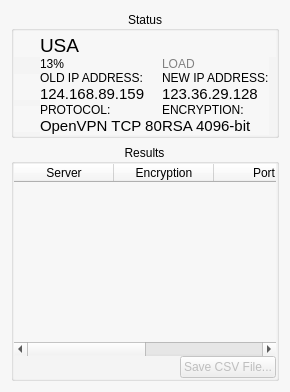
    <widget class="QFrame" name="frameBottom">
     <property name="sizePolicy">
      <sizepolicy hsizetype="Preferred" vsizetype="Preferred">
       <horstretch>0</horstretch>
       <verstretch>1</verstretch>
      </sizepolicy>
     </property>
     <property name="palette">
      <palette>
       <active>
        <colorrole role="WindowText">
         <brush brushstyle="SolidPattern">
          <color alpha="255">
           <red>0</red>
           <green>0</green>
           <blue>0</blue>
          </color>
         </brush>
        </colorrole>
        <colorrole role="Button">
         <brush brushstyle="SolidPattern">
          <color alpha="255">
           <red>247</red>
           <green>247</green>
           <blue>247</blue>
          </color>
         </brush>
        </colorrole>
        <colorrole role="Light">
         <brush brushstyle="SolidPattern">
          <color alpha="255">
           <red>255</red>
           <green>255</green>
           <blue>255</blue>
          </color>
         </brush>
        </colorrole>
        <colorrole role="Midlight">
         <brush brushstyle="SolidPattern">
          <color alpha="255">
           <red>255</red>
           <green>255</green>
           <blue>255</blue>
          </color>
         </brush>
        </colorrole>
        <colorrole role="Dark">
         <brush brushstyle="SolidPattern">
          <color alpha="255">
           <red>127</red>
           <green>127</green>
           <blue>127</blue>
          </color>
         </brush>
        </colorrole>
        <colorrole role="Mid">
         <brush brushstyle="SolidPattern">
          <color alpha="255">
           <red>170</red>
           <green>170</green>
           <blue>170</blue>
          </color>
         </brush>
        </colorrole>
        <colorrole role="Text">
         <brush brushstyle="SolidPattern">
          <color alpha="255">
           <red>0</red>
           <green>0</green>
           <blue>0</blue>
          </color>
         </brush>
        </colorrole>
        <colorrole role="BrightText">
         <brush brushstyle="SolidPattern">
          <color alpha="255">
           <red>255</red>
           <green>255</green>
           <blue>255</blue>
          </color>
         </brush>
        </colorrole>
        <colorrole role="ButtonText">
         <brush brushstyle="SolidPattern">
          <color alpha="255">
           <red>0</red>
           <green>0</green>
           <blue>0</blue>
          </color>
         </brush>
        </colorrole>
        <colorrole role="Base">
         <brush brushstyle="SolidPattern">
          <color alpha="255">
           <red>247</red>
           <green>247</green>
           <blue>247</blue>
          </color>
         </brush>
        </colorrole>
        <colorrole role="Window">
         <brush brushstyle="SolidPattern">
          <color alpha="255">
           <red>247</red>
           <green>247</green>
           <blue>247</blue>
          </color>
         </brush>
        </colorrole>
        <colorrole role="Shadow">
         <brush brushstyle="SolidPattern">
          <color alpha="255">
           <red>0</red>
           <green>0</green>
           <blue>0</blue>
          </color>
         </brush>
        </colorrole>
        <colorrole role="AlternateBase">
         <brush brushstyle="SolidPattern">
          <color alpha="255">
           <red>255</red>
           <green>255</green>
           <blue>255</blue>
          </color>
         </brush>
        </colorrole>
        <colorrole role="ToolTipBase">
         <brush brushstyle="SolidPattern">
          <color alpha="255">
           <red>255</red>
           <green>255</green>
           <blue>220</blue>
          </color>
         </brush>
        </colorrole>
        <colorrole role="ToolTipText">
         <brush brushstyle="SolidPattern">
          <color alpha="255">
           <red>0</red>
           <green>0</green>
           <blue>0</blue>
          </color>
         </brush>
        </colorrole>
       </active>
       <inactive>
        <colorrole role="WindowText">
         <brush brushstyle="SolidPattern">
          <color alpha="255">
           <red>0</red>
           <green>0</green>
           <blue>0</blue>
          </color>
         </brush>
        </colorrole>
        <colorrole role="Button">
         <brush brushstyle="SolidPattern">
          <color alpha="255">
           <red>247</red>
           <green>247</green>
           <blue>247</blue>
          </color>
         </brush>
        </colorrole>
        <colorrole role="Light">
         <brush brushstyle="SolidPattern">
          <color alpha="255">
           <red>255</red>
           <green>255</green>
           <blue>255</blue>
          </color>
         </brush>
        </colorrole>
        <colorrole role="Midlight">
         <brush brushstyle="SolidPattern">
          <color alpha="255">
           <red>255</red>
           <green>255</green>
           <blue>255</blue>
          </color>
         </brush>
        </colorrole>
        <colorrole role="Dark">
         <brush brushstyle="SolidPattern">
          <color alpha="255">
           <red>127</red>
           <green>127</green>
           <blue>127</blue>
          </color>
         </brush>
        </colorrole>
        <colorrole role="Mid">
         <brush brushstyle="SolidPattern">
          <color alpha="255">
           <red>170</red>
           <green>170</green>
           <blue>170</blue>
          </color>
         </brush>
        </colorrole>
        <colorrole role="Text">
         <brush brushstyle="SolidPattern">
          <color alpha="255">
           <red>0</red>
           <green>0</green>
           <blue>0</blue>
          </color>
         </brush>
        </colorrole>
        <colorrole role="BrightText">
         <brush brushstyle="SolidPattern">
          <color alpha="255">
           <red>255</red>
           <green>255</green>
           <blue>255</blue>
          </color>
         </brush>
        </colorrole>
        <colorrole role="ButtonText">
         <brush brushstyle="SolidPattern">
          <color alpha="255">
           <red>0</red>
           <green>0</green>
           <blue>0</blue>
          </color>
         </brush>
        </colorrole>
        <colorrole role="Base">
         <brush brushstyle="SolidPattern">
          <color alpha="255">
           <red>247</red>
           <green>247</green>
           <blue>247</blue>
          </color>
         </brush>
        </colorrole>
        <colorrole role="Window">
         <brush brushstyle="SolidPattern">
          <color alpha="255">
           <red>247</red>
           <green>247</green>
           <blue>247</blue>
          </color>
         </brush>
        </colorrole>
        <colorrole role="Shadow">
         <brush brushstyle="SolidPattern">
          <color alpha="255">
           <red>0</red>
           <green>0</green>
           <blue>0</blue>
          </color>
         </brush>
        </colorrole>
        <colorrole role="AlternateBase">
         <brush brushstyle="SolidPattern">
          <color alpha="255">
           <red>255</red>
           <green>255</green>
           <blue>255</blue>
          </color>
         </brush>
        </colorrole>
        <colorrole role="ToolTipBase">
         <brush brushstyle="SolidPattern">
          <color alpha="255">
           <red>255</red>
           <green>255</green>
           <blue>220</blue>
          </color>
         </brush>
        </colorrole>
        <colorrole role="ToolTipText">
         <brush brushstyle="SolidPattern">
          <color alpha="255">
           <red>0</red>
           <green>0</green>
           <blue>0</blue>
          </color>
         </brush>
        </colorrole>
       </inactive>
       <disabled>
        <colorrole role="WindowText">
         <brush brushstyle="SolidPattern">
          <color alpha="255">
           <red>127</red>
           <green>127</green>
           <blue>127</blue>
          </color>
         </brush>
        </colorrole>
        <colorrole role="Button">
         <brush brushstyle="SolidPattern">
          <color alpha="255">
           <red>247</red>
           <green>247</green>
           <blue>247</blue>
          </color>
         </brush>
        </colorrole>
        <colorrole role="Light">
         <brush brushstyle="SolidPattern">
          <color alpha="255">
           <red>255</red>
           <green>255</green>
           <blue>255</blue>
          </color>
         </brush>
        </colorrole>
        <colorrole role="Midlight">
         <brush brushstyle="SolidPattern">
          <color alpha="255">
           <red>255</red>
           <green>255</green>
           <blue>255</blue>
          </color>
         </brush>
        </colorrole>
        <colorrole role="Dark">
         <brush brushstyle="SolidPattern">
          <color alpha="255">
           <red>127</red>
           <green>127</green>
           <blue>127</blue>
          </color>
         </brush>
        </colorrole>
        <colorrole role="Mid">
         <brush brushstyle="SolidPattern">
          <color alpha="255">
           <red>170</red>
           <green>170</green>
           <blue>170</blue>
          </color>
         </brush>
        </colorrole>
        <colorrole role="Text">
         <brush brushstyle="SolidPattern">
          <color alpha="255">
           <red>127</red>
           <green>127</green>
           <blue>127</blue>
          </color>
         </brush>
        </colorrole>
        <colorrole role="BrightText">
         <brush brushstyle="SolidPattern">
          <color alpha="255">
           <red>255</red>
           <green>255</green>
           <blue>255</blue>
          </color>
         </brush>
        </colorrole>
        <colorrole role="ButtonText">
         <brush brushstyle="SolidPattern">
          <color alpha="255">
           <red>127</red>
           <green>127</green>
           <blue>127</blue>
          </color>
         </brush>
        </colorrole>
        <colorrole role="Base">
         <brush brushstyle="SolidPattern">
          <color alpha="255">
           <red>247</red>
           <green>247</green>
           <blue>247</blue>
          </color>
         </brush>
        </colorrole>
        <colorrole role="Window">
         <brush brushstyle="SolidPattern">
          <color alpha="255">
           <red>247</red>
           <green>247</green>
           <blue>247</blue>
          </color>
         </brush>
        </colorrole>
        <colorrole role="Shadow">
         <brush brushstyle="SolidPattern">
          <color alpha="255">
           <red>0</red>
           <green>0</green>
           <blue>0</blue>
          </color>
         </brush>
        </colorrole>
        <colorrole role="AlternateBase">
         <brush brushstyle="SolidPattern">
          <color alpha="255">
           <red>255</red>
           <green>255</green>
           <blue>255</blue>
          </color>
         </brush>
        </colorrole>
        <colorrole role="ToolTipBase">
         <brush brushstyle="SolidPattern">
          <color alpha="255">
           <red>255</red>
           <green>255</green>
           <blue>220</blue>
          </color>
         </brush>
        </colorrole>
        <colorrole role="ToolTipText">
         <brush brushstyle="SolidPattern">
          <color alpha="255">
           <red>0</red>
           <green>0</green>
           <blue>0</blue>
          </color>
         </brush>
        </colorrole>
       </disabled>
      </palette>
     </property>
     <property name="autoFillBackground">
      <bool>false</bool>
     </property>
     <property name="styleSheet">
      <string notr="true">QFrame
{
	background-color: #f7f7f7;
	border: 0;
}</string>
     </property>
     <property name="frameShape">
      <enum>QFrame::StyledPanel</enum>
     </property>
     <property name="frameShadow">
      <enum>QFrame::Raised</enum>
     </property>
     <layout class="QGridLayout" name="gridLayout_5">
      <item row="0" column="0">
       <widget class="QGroupBox" name="statusGroupBox">
        <property name="palette">
         <palette>
          <active/>
          <inactive/>
          <disabled/>
         </palette>
        </property>
        <property name="title">
         <string>Status</string>
        </property>
        <property name="alignment">
         <set>Qt::AlignCenter</set>
        </property>
        <layout class="QGridLayout" name="gridLayout_4">
         <property name="leftMargin">
          <number>0</number>
         </property>
         <property name="topMargin">
          <number>0</number>
         </property>
         <property name="rightMargin">
          <number>0</number>
         </property>
         <property name="bottomMargin">
          <number>0</number>
         </property>
         <property name="spacing">
          <number>0</number>
         </property>
         <item row="0" column="0">
          <widget class="QGraphicsView" name="gv_Globe">
           <property name="sizePolicy">
            <sizepolicy hsizetype="Fixed" vsizetype="Fixed">
             <horstretch>0</horstretch>
             <verstretch>0</verstretch>
            </sizepolicy>
           </property>
           <property name="minimumSize">
            <size>
             <width>26</width>
             <height>26</height>
            </size>
           </property>
           <property name="maximumSize">
            <size>
             <width>26</width>
             <height>26</height>
            </size>
           </property>
           <property name="styleSheet">
            <string notr="true">QGraphicsView
{
	border-image: url(:/imgs/icon-globe.png);
}</string>
           </property>
           <property name="interactive">
            <bool>false</bool>
           </property>
          </widget>
         </item>
         <item row="0" column="1">
          <widget class="QLabel" name="countryLabel">
           <property name="font">
            <font>
             <family>Helvetica Neue</family>
             <pointsize>14</pointsize>
             <weight>50</weight>
             <bold>false</bold>
            </font>
           </property>
           <property name="styleSheet">
            <string notr="true"/>
           </property>
           <property name="text">
            <string>USA</string>
           </property>
           <property name="alignment">
            <set>Qt::AlignBottom|Qt::AlignLeading|Qt::AlignLeft</set>
           </property>
          </widget>
         </item>
         <item row="0" column="4">
          <widget class="QLabel" name="flagLabel">
           <property name="sizePolicy">
            <sizepolicy hsizetype="Fixed" vsizetype="Fixed">
             <horstretch>0</horstretch>
             <verstretch>0</verstretch>
            </sizepolicy>
           </property>
           <property name="maximumSize">
            <size>
             <width>26</width>
             <height>26</height>
            </size>
           </property>
           <property name="text">
            <string/>
           </property>
           <property name="pixmap">
            <pixmap resource="../safejumper/imgs.qrc">:/flags/US.png</pixmap>
           </property>
          </widget>
         </item>
         <item row="1" column="1">
          <widget class="QLabel" name="L_Percent">
           <property name="font">
            <font>
             <family>Helvetica Neue</family>
             <pointsize>9</pointsize>
             <weight>50</weight>
             <bold>false</bold>
            </font>
           </property>
           <property name="text">
            <string>13%</string>
           </property>
           <property name="alignment">
            <set>Qt::AlignLeading|Qt::AlignLeft|Qt::AlignTop</set>
           </property>
          </widget>
         </item>
         <item row="2" column="0" rowspan="2">
          <widget class="QGraphicsView" name="gv_Globe_2">
           <property name="sizePolicy">
            <sizepolicy hsizetype="Fixed" vsizetype="Fixed">
             <horstretch>0</horstretch>
             <verstretch>0</verstretch>
            </sizepolicy>
           </property>
           <property name="minimumSize">
            <size>
             <width>26</width>
             <height>26</height>
            </size>
           </property>
           <property name="maximumSize">
            <size>
             <width>26</width>
             <height>26</height>
            </size>
           </property>
           <property name="styleSheet">
            <string notr="true">QGraphicsView
{
	border-image: url(:/imgs/icon-plug.png);
}</string>
           </property>
           <property name="interactive">
            <bool>false</bool>
           </property>
          </widget>
         </item>
         <item row="2" column="1">
          <widget class="QLabel" name="L_OldIpCaplion">
           <property name="font">
            <font>
             <family>Helvetica Neue</family>
             <pointsize>9</pointsize>
             <weight>50</weight>
             <bold>false</bold>
            </font>
           </property>
           <property name="text">
            <string>OLD IP ADDRESS:</string>
           </property>
           <property name="alignment">
            <set>Qt::AlignLeading|Qt::AlignLeft|Qt::AlignTop</set>
           </property>
          </widget>
         </item>
         <item row="3" column="1">
          <widget class="QLabel" name="L_OldIp">
           <property name="font">
            <font>
             <family>Helvetica Neue</family>
             <pointsize>11</pointsize>
             <weight>50</weight>
             <bold>false</bold>
            </font>
           </property>
           <property name="styleSheet">
            <string notr="true"/>
           </property>
           <property name="text">
            <string>124.168.89.159</string>
           </property>
           <property name="alignment">
            <set>Qt::AlignLeading|Qt::AlignLeft|Qt::AlignTop</set>
           </property>
          </widget>
         </item>
         <item row="4" column="0" rowspan="2">
          <widget class="QGraphicsView" name="gv_Globe_3">
           <property name="sizePolicy">
            <sizepolicy hsizetype="Fixed" vsizetype="Fixed">
             <horstretch>0</horstretch>
             <verstretch>0</verstretch>
            </sizepolicy>
           </property>
           <property name="minimumSize">
            <size>
             <width>26</width>
             <height>26</height>
            </size>
           </property>
           <property name="maximumSize">
            <size>
             <width>26</width>
             <height>26</height>
            </size>
           </property>
           <property name="styleSheet">
            <string notr="true">QGraphicsView
{
	border-image: url(:/imgs/icon-direction.png);
}</string>
           </property>
           <property name="interactive">
            <bool>false</bool>
           </property>
          </widget>
         </item>
         <item row="4" column="1">
          <widget class="QLabel" name="L_OldIpCaplion_3">
           <property name="font">
            <font>
             <family>Helvetica Neue</family>
             <pointsize>9</pointsize>
             <weight>50</weight>
             <bold>false</bold>
            </font>
           </property>
           <property name="text">
            <string>PROTOCOL:</string>
           </property>
           <property name="alignment">
            <set>Qt::AlignLeading|Qt::AlignLeft|Qt::AlignTop</set>
           </property>
          </widget>
         </item>
         <item row="5" column="1">
          <widget class="QLabel" name="L_Protocol">
           <property name="font">
            <font>
             <family>Helvetica Neue</family>
             <pointsize>11</pointsize>
             <weight>50</weight>
             <bold>false</bold>
            </font>
           </property>
           <property name="text">
            <string>OpenVPN TCP 80</string>
           </property>
           <property name="alignment">
            <set>Qt::AlignLeading|Qt::AlignLeft|Qt::AlignTop</set>
           </property>
          </widget>
         </item>
         <item row="1" column="2">
          <widget class="QLabel" name="L_LOAD">
           <property name="font">
            <font>
             <family>Helvetica Neue</family>
             <pointsize>9</pointsize>
             <weight>50</weight>
             <bold>false</bold>
            </font>
           </property>
           <property name="styleSheet">
            <string notr="true">QLabel
{
color: #818181;
}</string>
           </property>
           <property name="text">
            <string>LOAD</string>
           </property>
           <property name="alignment">
            <set>Qt::AlignLeading|Qt::AlignLeft|Qt::AlignTop</set>
           </property>
          </widget>
         </item>
         <item row="0" column="2">
          <widget class="QLabel" name="serverIpLabel">
           <property name="text">
            <string/>
           </property>
          </widget>
         </item>
         <item row="2" column="2">
          <widget class="QLabel" name="L_OldIpCaplion_2">
           <property name="font">
            <font>
             <family>Helvetica Neue</family>
             <pointsize>9</pointsize>
             <weight>50</weight>
             <bold>false</bold>
            </font>
           </property>
           <property name="text">
            <string>NEW IP ADDRESS:</string>
           </property>
           <property name="alignment">
            <set>Qt::AlignLeading|Qt::AlignLeft|Qt::AlignTop</set>
           </property>
          </widget>
         </item>
         <item row="3" column="2">
          <widget class="QLabel" name="L_NewIp">
           <property name="font">
            <font>
             <family>Helvetica Neue</family>
             <pointsize>11</pointsize>
             <weight>50</weight>
             <bold>false</bold>
            </font>
           </property>
           <property name="styleSheet">
            <string notr="true"/>
           </property>
           <property name="text">
            <string>123.36.29.128</string>
           </property>
           <property name="alignment">
            <set>Qt::AlignLeading|Qt::AlignLeft|Qt::AlignTop</set>
           </property>
          </widget>
         </item>
         <item row="4" column="2">
          <widget class="QLabel" name="L_OldIpCaplion_4">
           <property name="font">
            <font>
             <family>Helvetica Neue</family>
             <pointsize>9</pointsize>
             <weight>50</weight>
             <bold>false</bold>
            </font>
           </property>
           <property name="text">
            <string>ENCRYPTION:</string>
           </property>
           <property name="alignment">
            <set>Qt::AlignLeading|Qt::AlignLeft|Qt::AlignTop</set>
           </property>
          </widget>
         </item>
         <item row="5" column="2">
          <widget class="QLabel" name="encryptionLabel">
           <property name="font">
            <font>
             <family>Helvetica Neue</family>
             <pointsize>11</pointsize>
             <weight>50</weight>
             <bold>false</bold>
            </font>
           </property>
           <property name="text">
            <string>RSA 4096-bit</string>
           </property>
           <property name="alignment">
            <set>Qt::AlignLeading|Qt::AlignLeft|Qt::AlignTop</set>
           </property>
          </widget>
         </item>
        </layout>
       </widget>
      </item>
      <item row="1" column="0">
       <widget class="QGroupBox" name="resultsGroupBox">
        <property name="title">
         <string>Results</string>
        </property>
        <property name="alignment">
         <set>Qt::AlignCenter</set>
        </property>
        <layout class="QGridLayout" name="gridLayout_2">
         <property name="leftMargin">
          <number>0</number>
         </property>
         <property name="topMargin">
          <number>0</number>
         </property>
         <property name="rightMargin">
          <number>0</number>
         </property>
         <property name="bottomMargin">
          <number>0</number>
         </property>
         <property name="spacing">
          <number>0</number>
         </property>
         <item row="1" column="1">
          <widget class="QPushButton" name="saveCSVButton">
           <property name="enabled">
            <bool>false</bool>
           </property>
           <property name="text">
            <string>Save CSV File...</string>
           </property>
          </widget>
         </item>
         <item row="1" column="0">
          <spacer name="horizontalSpacer">
           <property name="orientation">
            <enum>Qt::Horizontal</enum>
           </property>
           <property name="sizeHint" stdset="0">
            <size>
             <width>40</width>
             <height>20</height>
            </size>
           </property>
          </spacer>
         </item>
         <item row="0" column="0" colspan="2">
          <widget class="QTableWidget" name="tableWidget">
           <property name="editTriggers">
            <set>QAbstractItemView::NoEditTriggers</set>
           </property>
           <property name="alternatingRowColors">
            <bool>true</bool>
           </property>
           <property name="selectionMode">
            <enum>QAbstractItemView::NoSelection</enum>
           </property>
           <property name="selectionBehavior">
            <enum>QAbstractItemView::SelectRows</enum>
           </property>
           <column>
            <property name="text">
             <string>Server</string>
            </property>
           </column>
           <column>
            <property name="text">
             <string>Encryption</string>
            </property>
           </column>
           <column>
            <property name="text">
             <string>Port</string>
            </property>
           </column>
           <column>
            <property name="text">
             <string>Result</string>
            </property>
           </column>
          </widget>
         </item>
        </layout>
        <zorder>tableWidget</zorder>
        <zorder>saveCSVButton</zorder>
        <zorder>horizontalSpacer</zorder>
       </widget>
      </item>
     </layout>
    </widget>
